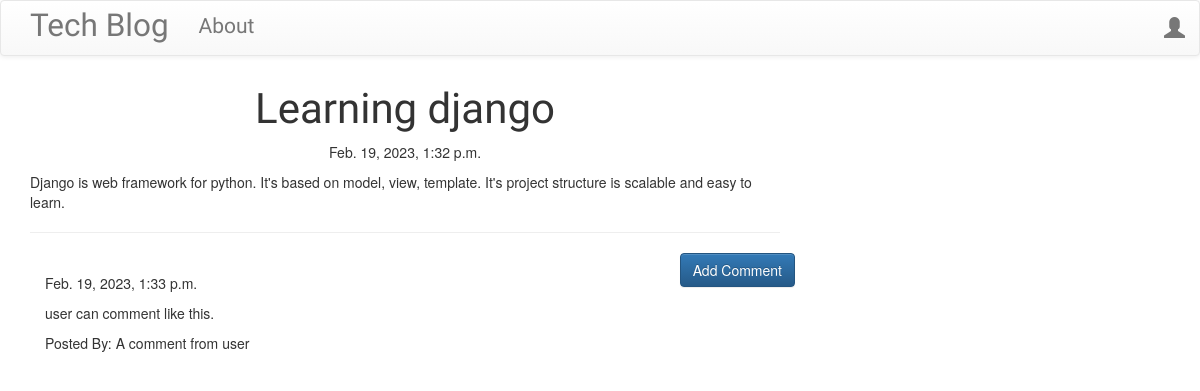
Screenshot of /post/8 with the database file from the repository.
### blog/models.py (models this page shows, shortened)
class Post(models.Model):
    author = models.ForeignKey('auth.User')
    title = models.CharField(max_length=200)
    text = models.TextField()
    create_date = models.DateTimeField(default=timezone.now)
    published_date = models.DateTimeField(blank = True, null=True)

class Comment (models.Model):
    post = models.ForeignKey('blog.Post', related_name='comments')
    author = models.CharField(max_length=200)
    text = models.TextField()
    created_date = models.DateTimeField(default=timezone.now)
    approved_comment = models.BooleanField(default=False)

### blog/views.py (the view)
# urls.py: url(r'^post/(?P<pk>\d+)$', views.PostDetailView.as_view(), name='post_detail'),
class PostDetailView(DetailView):
    model = Post

### blog/templates/blog/post_detail.html (shortened to what this page needs)
{% extends 'blog/base.html' %}
{% block content %}
    <h1 class="posttitle loader">{{ post.title }}</h1>
    {% if post.published_date %}
    <div class="date postdate">
        {{ post.published_date }}
    </div>
    {% else %}
    <a class="btn btn-default" href="{% url 'post_publish' pk=post.pk%}">Publish</a>
    {% endif %}
    <p class="postcontent">{{ post.text|safe|linebreaksbr }}</p>
    <hr>
    <a href="{% url 'add_comment_to_post' pk=post.pk %}" class="btn btn-primary btn-comment">Add Comment</a>
    <div class="container">
        {% for comment in post.comments.all %}
            <br>
            {% if user.is_authenticated or comment.approved_comment %}
                {{ comment.created_date }}
                <p>{{ comment.text|safe|linebreaks }}</p>
                <p>Posted By: {{ comment.author }}</p>
            {% endif %}
            {% empty %}
            No comments
        {% endfor %}
    </div>
{% endblock %}

### blog/static/css/blog.css (style rules this page uses)
.postdate { text-align: center; }
.posttitle { font-family: 'Russo One', sans-serif; font-size: 3em; text-align: center; }
.postcontent { font-family: 'Montserrat'; font-size: 1.5em; }
.btn-comment { position: absolute; right: 0px; }
.loader { filter:hue-rotate(0deg); color: linear-gradient(45deg,#0f8,#08f); animation:hue 5000ms infinite linear; }

### rows the page displays
Post: title "Learning django", published_date "Feb. 19, 2023, 1:32 p.m.", text "Django is web framework for python. It's based on model, view, template. It's project structure is scalable and easy to learn."
Comment: created_date "Feb. 19, 2023, 1:33 p.m.", text "user can comment like this.", author "A comment from user"
